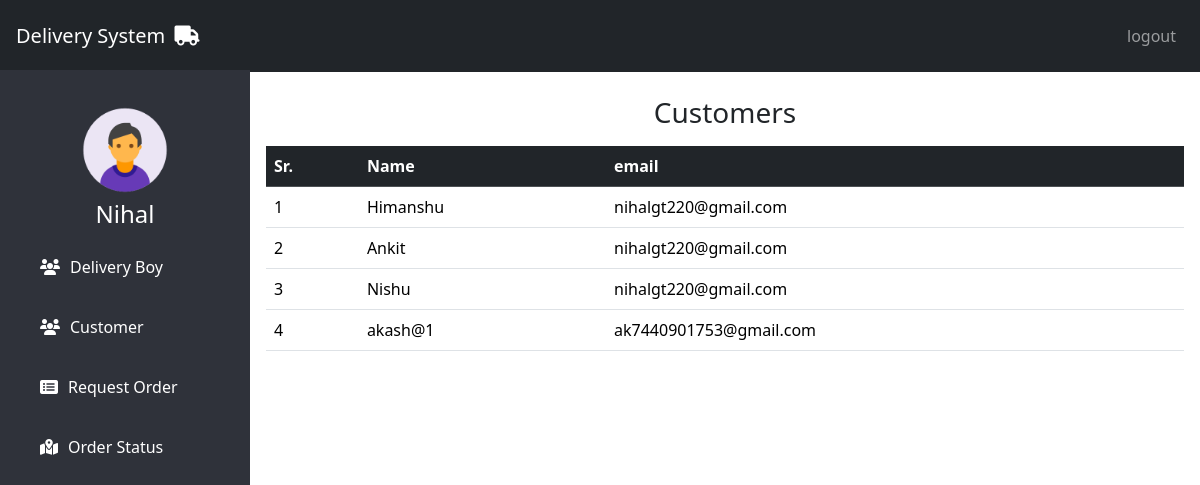
The page /customerlist/ (signed in) on the database its author committed.
### app/models.py (models this page shows, shortened)
class Customer(models.Model):
    name = models.CharField(max_length=200,unique=True)
    email = models.EmailField()
    password = models.CharField(max_length=200)
    address = models.CharField(max_length=200)

### app/views.py (the view)
# urls.py: path('customerlist/',customerlist,name='customerlist'),
def customerlist(request):
    obj = Customer.objects.all()
    return render(request,'customerlist.html',{'All':obj})

### templates/customerlist.html
{% extends "adminbase.html" %}
{% load static %}
{% block basecontent %}
<h3 class="text-center">Customers</h3>
<div class="m-3">
    <table class="table table-hover">
        <thead class="table-dark">
            <th>Sr.</th>
            <th>Name</th>
            <th>email</th>
        </thead>
        {% for p in All %}
        <tr>
            <td>{{forloop.counter}}</td>
            <td>{{p.name}}</td>
            <td>{{p.email}}</td>
        </tr>
        {% endfor %}
    </table>
</div>
{% endblock basecontent %}

### templates/adminbase.html (shortened to what this page needs)
{% load static %}
<!DOCTYPE html>
<html lang="en">
<head>
  <link href="{% static 'fontawesomefree/css/all.min.css' %}" rel="stylesheet" type="text/css">
  <link rel="stylesheet" href="{% static 'css/bootstrap.css' %}">
</head>
<body>
    <nav class="navbar navbar-expand-lg navbar-dark bg-dark d-flex justify-content-between p-3 position-fixed w-100">
      <div>
        <a class="navbar-brand" href="#">Delivery System <i class="fa-solid fa-truck p-1"></i></a>
      </div>
      <div >
        <ul class="navbar-nav">
          <li class="nav-item">
            <a class="nav-link btn btn-primary" href="{% url 'home' %}">logout</a>
          </li>
        </ul>
      </div>
    </nav>
  <div class="sidebar">
    <div class="text-center">
      <img src="{% static 'img/admin.png' %}" width="100px" class="profile_image" alt="admin">
      <h4 class="text-white">{{request.user}}</h4>
    </div>
 {% if request.user.is_superuser %}
 <a href="{% url 'employeelist' %}"><i class="fas fa-users"></i><span>Delivery Boy</span></a>
 <a href="{% url 'customerlist' %}"><i class="fas fa-users"></i><span>Customer</span></a>
 <a href="{% url 'order_create' %}"><i class="fas fa-list-alt"></i><span>Request Order</span></a>
 <a href="{% url 'delivery_status' %}"><i class="fa-solid fa-map-location-dot"></i><span>Order Status</span></a>
 {% else %}
 <a href="{% url 'delivery_status' %}"><i class="fas fa-list-alt"></i><span>Order request</span></a>
 {% endif %}
  </div>
  <div class="content">
    <br><br><br><br>
    {% block basecontent %}
    {% endblock basecontent %}
  </div>
</body>
</html>

### templates/adminbase.html (style rules this page uses)
.sidebar { background: #2f323a; margin-top: 70px; padding-top: 30px; position: fixed; left: 0; width: 250px; height: 100%; }
.sidebar a { color: #fff; display: block; width: 100%; line-height: 60px; text-decoration: none; padding-left: 40px; }
.sidebar i { padding-right: 10px; }
.content { margin-left: 250px; height: 100vh; }

### rows shown on the page
Customer: name "Himanshu", email "nihalgt220@gmail.com"
Customer: name "Ankit", email "nihalgt220@gmail.com"
Customer: name "Nishu", email "nihalgt220@gmail.com"
Customer: name "akash@1", email "ak7440901753@gmail.com"

### other values the page prints
{{ request.user }} "Nihal"
